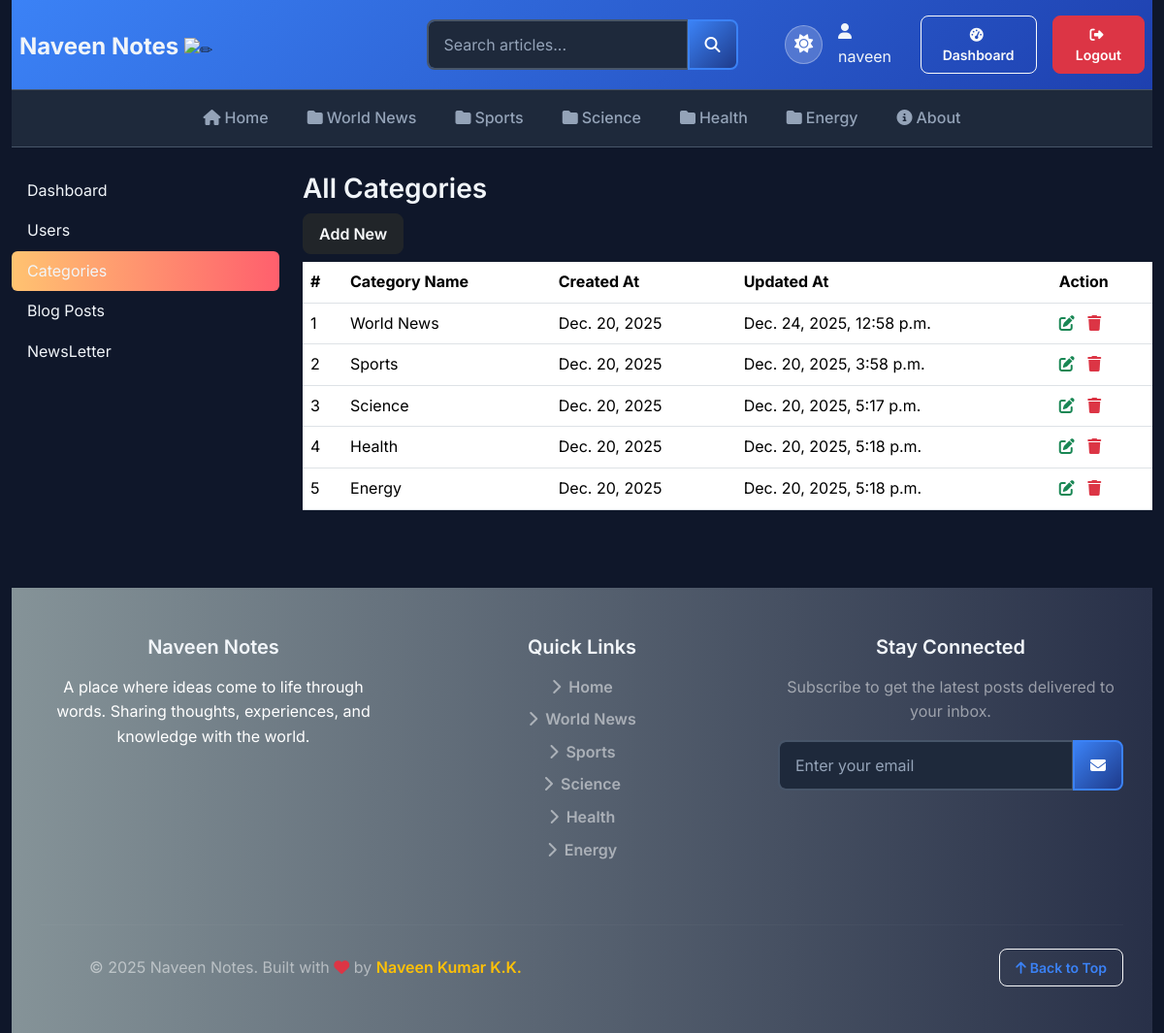
The page /dashboard/categories/ (signed in) on the database its author committed.
### blogs/models.py (models this page shows)
class Category(models.Model):
    category_name = models.CharField(max_length=50, unique=True)
    created_at = models.DateField(auto_now_add=True)
    updated_at = models.DateTimeField(auto_now=True)
    class Meta:
        verbose_name_plural = "categories"
    def __str__(self):
        return self.category_name

### dashboards/views.py (the view)
# urls.py: path('categories/',views.categories,name='categories'),
@login_required(login_url="login")
def categories(request):
    return render(request, "dashboard/categories.html")

### blogs/context_processors.py (called while the page is built)
def get_categories(request):
    categories = Category.objects.all()
    return dict(categories=categories)

def get_social_links(request):
    social_media_links = SocialMedia.objects.filter(status='Active').order_by('order')
    return dict(social_media_links=social_media_links)

def get_about(request):
    about =  About.objects.first()
    return dict(about=about)

### templates/dashboard/categories.html (shortened to what this page needs)
{% extends "base.html" %}
{% block content %}
    <div class="row">
        {% include "dashboard/sidebar.html" %}
        <div class="col-md-9">
            <h3>All Categories</h3>
            <a href="{% url 'add_category' %}" class="btn btn-dark text-light float-right mb-2">Add New</a>
            <table class="table table-hover">
                <thead>
                    <tr>
                        <th>#</th>
                        <th>Category Name</th>
                        <th>Created At</th>
                        <th>Updated At</th>
                        <th>Action</th>
                    </tr>
                </thead>
                <tbody>
                    {% for category in categories %}
                        <tr>
                            <td>
                                {{ forloop.counter }}
                            <td>{{ category | capfirst }}</td>
                            <td>{{ category.created_at }}</td>
                            <td>{{ category.updated_at }}</td>
                            <td>
                                <a href="{% url 'edit_category' category.id %}">
                                    <i class="fa fa-edit text-success"></i>
                                </a>
                                <a href="{% url 'delete_category' category.id %}">
                                    <i class="fa fa-trash text-danger"></i>
                                </a>
                            </td>
                        </tr>
                    {% endfor %}
                </tbody>
            </table>
        </div>
    </div>
{% endblock %}

### templates/base.html (shortened to what this page needs)
{% load static %}
<!DOCTYPE html>
<html lang="en">
    <head>
        <link href="https://cdn.jsdelivr.net/npm/bootstrap@5.3.2/dist/css/bootstrap.min.css" rel="stylesheet">
        <link rel="stylesheet" href="https://cdnjs.cloudflare.com/ajax/libs/font-awesome/6.5.1/css/all.min.css">
        <link href="{% static 'css/blog.css' %}" rel="stylesheet">
    </head>
    <body>
        <div class="container-fluid">
            <header class="blog-header">
                <div class="d-none d-md-block">
                    <div class="row justify-content-between align-items-center p-2">
                        <div class="col-4 pt-1">
                            <a class="blog-header-logo text-dark" href="/">Naveen Notes </a>
                            <picture>
                            <source srcset="https://fonts.gstatic.com/s/e/notoemoji/latest/270f_fe0f/512.webp" type="image/webp">
                            <img src="https://fonts.gstatic.com/s/e/notoemoji/latest/270f_fe0f/512.gif" alt="✏" width="32" height="32">
                            </picture>
                        </div>
                        <div class="col-4 text-center">
                            <form action="{% url 'search' %}" method='GET' class="d-inline-block">
                                <div class="input-group">
                                    <input class="form-control"
                                           name="keyword"
                                           type="text"
                                           value="{{keyword}}"
                                           placeholder="Search articles..."
                                           aria-label="Search articles"
                                           id="button-search" />
                                    <button class="btn btn-warning" id="button-search" type="submit">
                                        <i class="fas fa-search"></i>
                                    </button>
                                </div>
                            </form>
                        </div>
                        <div class="col-4 d-flex justify-content-end align-items-center">
                            {% if not user.is_authenticated %}
                                <div class="d-flex align-items-center gap-3">
                                    <button id="theme-toggle" class="theme-toggle" title="Toggle theme">
                                        <i class="fas fa-moon"></i>
                                    </button>
                                    {% comment %} <div class="d-flex gap-2">
                                        <a class="btn btn-outline-light btn-sm" href="{% url 'login' %}">
                                            <i class="fas fa-sign-in-alt me-1"></i>Login
                                        </a>
                                        <a class="btn btn-light btn-sm" href="{% url 'register' %}">
                                            <i class="fas fa-user-plus me-1"></i>Register
                                        </a>
                                    </div> {% endcomment %}
                                </div>
                            {% else %}
                                <div class="d-flex align-items-center gap-3">
                                    <button id="theme-toggle" class="theme-toggle" title="Toggle theme">
                                        <i class="fas fa-moon"></i>
                                    </button>
                                    <span class="text-white">
                                        <i class="fas fa-user me-1"></i>{{ user.username }}
                                    </span>
                                    <a href="{% url 'dashboard' %}" class="btn btn-outline-light btn-sm">
                                        <i class="fas fa-tachometer-alt me-1"></i>Dashboard
                                    </a>
                                    <a class="btn btn-danger btn-sm" href="{% url 'logout' %}">
                                        <i class="fas fa-sign-out-alt me-1"></i>Logout
                                    </a>
                                </div>
                            {% endif %}
                        </div>
                </div>
            </header>
            <div class="nav-scroller py-1 mb-4">
                <nav class="nav d-flex justify-content-center">
                    <a class="nav-link active" href="{% url 'home' %}">
                        <i class="fas fa-home me-1"></i>Home
                    </a>
                    {% for category in categories %}
                        <a class="nav-link"
                           href="{% url 'posts_by_category' category.id %}">
                            <i class="fas fa-folder me-1"></i>{{ category.category_name|capfirst }}
                        </a>
                    {% endfor %}
                    <a class="nav-link" href="#about">
                        <i class="fas fa-info-circle me-1"></i>About
                    </a>
                </nav>
            </div>
            {% block content %}{% endblock %}
            <footer class="blog-footer">
                <div class="container">
                    <div class="row">
                        <div class="col-lg-4 mb-4">
                            <h5 class="text-white mb-3">Naveen Notes</h5>
                            <p class="mb-3">A place where ideas come to life through words. Sharing thoughts, experiences, and knowledge with the world.</p>
                        </div>
                        <div class="col-lg-4 mb-4">
                            <h5 class="text-white mb-3">Quick Links</h5>
                            <ul class="list-unstyled">
                                <li class="mb-2"><a href="{% url 'home' %}" class="text-white-50 text-decoration-none"><i class="fas fa-chevron-right me-2"></i>Home</a></li>
                                {% for category in categories|slice:":5" %}
                                    <li class="mb-2"><a href="{% url 'posts_by_category' category.id %}" class="text-white-50 text-decoration-none"><i class="fas fa-chevron-right me-2"></i>{{ category.category_name|capfirst }}</a></li>
                                {% endfor %}
                            </ul>
                        </div>
                        <div class="col-lg-4 mb-4">
                            <h5 class="text-white mb-3">Stay Connected</h5>
                            <p class="text-white-50 mb-3">Subscribe to get the latest posts delivered to your inbox.</p>
                            <form id="newsletter-form" class="input-group">
                                <input
                                    type="email"
                                    name="email"
                                    id="newsletter-email"
                                    class="form-control"
                                    placeholder="Enter your email"
                                    required
                                >
                                <button class="btn btn-warning" type="submit">
                                    <i class="fas fa-envelope"></i>
                                </button>
                            </form>
                        </div>
                    </div>
                    <hr class="my-4" style="border-color: rgba(255,255,255,0.1);">
                    <div class="row align-items-center">
                        <div class="col-md-6">
                            <p class="mb-0 text-white-50">
                                © 2025 Naveen Notes. Built with <i class="fas fa-heart text-danger"></i> by <a href="https://naveenpranesh.link/" class="text-warning text-decoration-none fw-semibold" target='_blank'>Naveen Kumar K.K.</a>
                            </p>
                        </div>
                        <div class="col-md-6 text-md-end">
                            <a href="#top" class="btn btn-outline-light btn-sm">
                                <i class="fas fa-arrow-up me-1"></i>Back to Top
                            </a>
                        </div>
                    </div>
                </div>
            </footer>
            <div id="toast-container"
                class="toast-container position-fixed bottom-0 end-0 p-3"
                style="z-index: 1055;">
            </div>
        </body>
    </body>
    </html>

### rows shown on the page
Category: category_name "World News", created_at "Dec. 20, 2025", updated_at "Dec. 24, 2025, 12:58 p.m."
Category: category_name "Sports", created_at "Dec. 20, 2025", updated_at "Dec. 20, 2025, 3:58 p.m."
Category: category_name "Science", created_at "Dec. 20, 2025", updated_at "Dec. 20, 2025, 5:17 p.m."
Category: category_name "Health", created_at "Dec. 20, 2025", updated_at "Dec. 20, 2025, 5:18 p.m."
Category: category_name "Energy", created_at "Dec. 20, 2025", updated_at "Dec. 20, 2025, 5:18 p.m."

### other values the page prints
{{ user.username }} "naveen"
